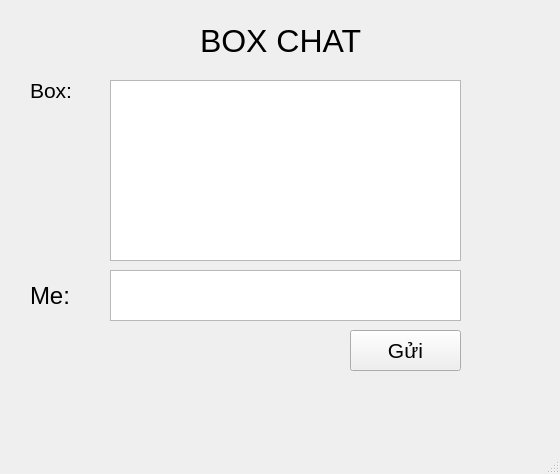
<?xml version="1.0" encoding="UTF-8"?>
<ui version="4.0">
 <class>MainWindow</class>
 <widget class="QMainWindow" name="MainWindow">
  <property name="geometry">
   <rect>
    <x>0</x>
    <y>0</y>
    <width>560</width>
    <height>474</height>
   </rect>
  </property>
  <property name="windowTitle">
   <string>MainWindow</string>
  </property>
  <widget class="QWidget" name="centralwidget">
   <widget class="QTextEdit" name="txtGui">
    <property name="geometry">
     <rect>
      <x>110</x>
      <y>270</y>
      <width>351</width>
      <height>51</height>
     </rect>
    </property>
   </widget>
   <widget class="QTextEdit" name="txtNhan">
    <property name="geometry">
     <rect>
      <x>110</x>
      <y>80</y>
      <width>351</width>
      <height>181</height>
     </rect>
    </property>
   </widget>
   <widget class="QPushButton" name="btnGui">
    <property name="geometry">
     <rect>
      <x>350</x>
      <y>330</y>
      <width>111</width>
      <height>41</height>
     </rect>
    </property>
    <property name="font">
     <font>
      <pointsize>16</pointsize>
     </font>
    </property>
    <property name="text">
     <string>Gửi</string>
    </property>
   </widget>
   <widget class="QLabel" name="BOXCHAT">
    <property name="geometry">
     <rect>
      <x>200</x>
      <y>20</y>
      <width>171</width>
      <height>41</height>
     </rect>
    </property>
    <property name="font">
     <font>
      <pointsize>24</pointsize>
     </font>
    </property>
    <property name="text">
     <string>BOX CHAT</string>
    </property>
   </widget>
   <widget class="QLabel" name="label">
    <property name="geometry">
     <rect>
      <x>30</x>
      <y>80</y>
      <width>47</width>
      <height>21</height>
     </rect>
    </property>
    <property name="font">
     <font>
      <pointsize>16</pointsize>
     </font>
    </property>
    <property name="text">
     <string>Box:</string>
    </property>
   </widget>
   <widget class="QLabel" name="label_2">
    <property name="geometry">
     <rect>
      <x>30</x>
      <y>280</y>
      <width>47</width>
      <height>31</height>
     </rect>
    </property>
    <property name="font">
     <font>
      <pointsize>18</pointsize>
     </font>
    </property>
    <property name="text">
     <string>Me:</string>
    </property>
   </widget>
  </widget>
  <widget class="QMenuBar" name="menubar">
   <property name="geometry">
    <rect>
     <x>0</x>
     <y>0</y>
     <width>560</width>
     <height>21</height>
    </rect>
   </property>
  </widget>
  <widget class="QStatusBar" name="statusbar"/>
 </widget>
 <resources/>
 <connections/>
</ui>
